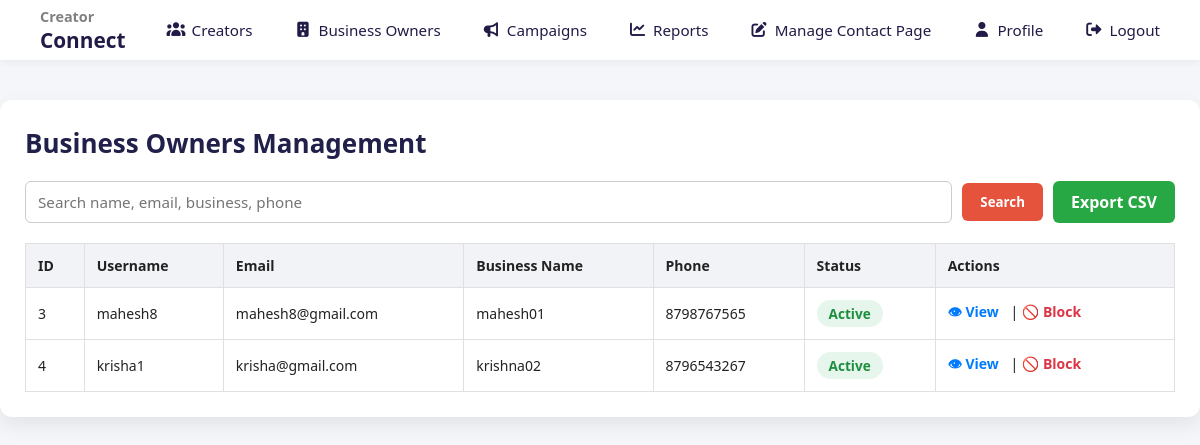
The app's page /Admin/admin_business_owners.php (signed in) with its own data.
### tables this page shows
CREATE TABLE IF NOT EXISTS `business_owners` (
  `business_id` int NOT NULL AUTO_INCREMENT,
  `user_id` int NOT NULL,
  `business_name` varchar(150) DEFAULT NULL,
  `owner_full_name` varchar(100) DEFAULT NULL,
  `phone` varchar(15) DEFAULT NULL,
  `created_at` timestamp NULL DEFAULT CURRENT_TIMESTAMP,
  PRIMARY KEY (`business_id`),
  KEY `fk_business_user` (`user_id`)
);

CREATE TABLE IF NOT EXISTS `users_login` (
  `UserId` int NOT NULL AUTO_INCREMENT,
  `UserType` varchar(20) NOT NULL,
  `Email` varchar(150) NOT NULL,
  `UserName` varchar(50) NOT NULL,
  `Password` varchar(255) DEFAULT NULL,
  `oauth_provider` varchar(50) DEFAULT NULL,
  `oauth_id` varchar(100) DEFAULT NULL,
  `force_password_change` tinyint(1) DEFAULT '0',
  `created_at` timestamp NULL DEFAULT CURRENT_TIMESTAMP,
  `Status` enum('active','blocked') DEFAULT 'active',
  `reset_token` varchar(255) DEFAULT NULL,
  `reset_token_expiry` datetime DEFAULT NULL,
  PRIMARY KEY (`UserId`),
  UNIQUE KEY `UserName` (`UserName`)
);

### Admin/admin_business_owners.php (the view, shortened to what this page needs)
<?php
require_once __DIR__ . '/../Common Files/config.php';
$search = trim($_GET['search'] ?? '');
$sql = "
SELECT
    u.UserId,
    u.UserName,
    u.Email,
    u.Status,
    b.phone,
    b.business_name
FROM users_login u
LEFT JOIN business_owners b ON u.UserId = b.user_id
WHERE u.UserType='promoter'
";
$result = $conn->query($sql);
?>
<!DOCTYPE html>
<html>
<head>
    <link rel="stylesheet" href="admin_business_owners.css">
    <link rel="stylesheet"
          href="https://cdnjs.cloudflare.com/ajax/libs/font-awesome/7.0.0/css/all.min.css">
</head>
<body>
<?php include(__DIR__ . '/../Common Files/navbar.php'); ?>
<div class="main-content">
<h1>Business Owners Management</h1>
<form method="get">
    <input type="text" name="search"
           placeholder="Search name, email, business, phone"
           value="<?= htmlspecialchars($search) ?>">
    <button type="submit">Search</button>
    <a href="?export=1" class="btn">Export CSV</a>
</form>
<table>
<tr>
    <th>ID</th>
    <th>Username</th>
    <th>Email</th>
    <th>Business Name</th>
    <th>Phone</th>
    <th>Status</th>
    <th>Actions</th>
</tr>
<?php while($row = $result->fetch_assoc()): ?>
<tr>
    <td><?= $row['UserId'] ?></td>
    <td><?= htmlspecialchars($row['UserName']) ?></td>
    <td><?= htmlspecialchars($row['Email']) ?></td>
    <td><?= htmlspecialchars($row['business_name'] ?? '—') ?></td>
    <td><?= htmlspecialchars($row['phone'] ?? '—') ?></td>
    <td>
        <span class="badge <?= $row['Status'] ?>">
            <?= ucfirst($row['Status']) ?>
        </span>
    </td>
    <td>
        <a class="view"
           href="admin_view_business_owner.php?id=<?= $row['UserId'] ?>">
            👁 View
        </a>
        |
        <a class="toggle"
           href="?toggle=<?= $row['UserId'] ?>"
           onclick="return confirm('Are you sure?')">
           <?= $row['Status']==='active' ? '🚫 Block' : '✅ Unblock' ?>
        </a>
    </td>
</tr>
<?php endwhile; ?>
</table>
</div>
</body>
</html>

### Common Files/navbar.php (shortened to what this page needs)
<?php
$userType = isset($_SESSION['UserType']) ? strtolower($_SESSION['UserType']) : null;
?>
<link rel="stylesheet" href="../Common Files/navbar.css">
<link rel="stylesheet" href="https://cdnjs.cloudflare.com/ajax/libs/font-awesome/7.0.0/css/all.min.css">
<header>
  <div class="navbar">
    <div class="nav-logo">
      <div class="logo">
        <h4>Creator</h4>
        <h3>Connect</h3>
      </div>
    </div>
    <?php if ($userType === 'admin'): ?>
      <div class="nav-item">
        <i class="fa-solid fa-users"></i>
        <a href="../Admin/admin_creators.php">Creators</a>
      </div>
      <div class="nav-item">
        <i class="fa-solid fa-building"></i>
        <a href="../Admin/admin_business_owners.php">Business Owners</a>
      </div>
      <div class="nav-item">
        <i class="fa-solid fa-bullhorn"></i>
        <a href="../Admin/manage_campaigns.php">Campaigns</a>
      </div>
      <div class="nav-item">
        <i class="fa-solid fa-chart-line"></i>
        <a href="../Admin/admin_dashboard.php">Reports</a>
      </div>
<div class="nav-item">
  <i class="fa-solid fa-pen-to-square"></i>
  <a href="../Admin/manage_contact.php">Manage Contact Page</a>
</div>
      <div class="nav-item">
        <i class="fa-solid fa-user"></i>
        <a href="../Admin/admin_profile.php">Profile</a>
      </div>
      <div class="nav-item">
        <i class="fa-solid fa-right-from-bracket"></i>
        <a href="../Authentication/Logout.php">Logout</a>
      </div>
    <?php endif; ?>
  </div>
</header>

### Admin/admin_business_owners.css (style rules this page uses)
* { margin: 0; padding: 0; box-sizing: border-box; font-family: 'Segoe UI', Tahoma, Arial, sans-serif; }
body { background: #f4f6f9; color: #222; }
.main-content { max-width: 1200px; margin: 30px auto; background: #ffffff; padding: 25px; border-radius: 12px; box-shadow: 0 8px 20px rgba(0,0,0,0.08); }
.main-content h1 { margin-bottom: 20px; font-size: 26px; color: #20204a; }
form { display: flex; gap: 10px; align-items: center; margin-bottom: 20px; }
form input[type="text"] { flex: 1; padding: 10px 12px; border: 1px solid #ccc; border-radius: 6px; font-size: 0.95rem; }
form button { padding: 10px 18px; background: #e5533d; border: none; color: #fff; border-radius: 6px; cursor: pointer; font-weight: 600; }
form .btn { padding: 10px 18px; background: #28a745; color: #fff; border-radius: 6px; text-decoration: none; font-weight: 600; }
table { width: 100%; border-collapse: collapse; border: 1px solid #ddd; }
table th, table td { padding: 12px; text-align: left; font-size: 14px; border: 1px solid #e0e0e0; }
table th { background: #f2f3f7; font-weight: bold; }
.badge { padding: 4px 12px; border-radius: 20px; font-size: 0.85rem; font-weight: bold; display: inline-block; }
.badge.active { background: #e6f6ec; color: #1e8e3e; }
td a { text-decoration: none; font-size: 14px; font-weight: 600; margin-right: 8px; }
td a.view { color: #007bff; }
td a.toggle { color: #dc3545; }

### Common Files/navbar.css (style rules this page uses)
* { margin: 0; padding: 0; box-sizing: border-box; font-family: "Segoe UI", sans-serif; }
.navbar { height: 60px; background: #ffffff; display: flex; align-items: center; justify-content: space-between; padding: 0 40px; position: fixed; top: 0; width: 100%; z-index: 1000; box-shadow: 0 2px 8px rgba(0,0,0,0.06); }
.nav-logo { display: flex; align-items: center; }
.logo h4 { font-size: 0.9rem; color: grey; margin: 0; }
.logo h3 { font-size: 1.3rem; color: rgb(32, 27, 71); margin: 0; font-weight: 700; }
.nav-item { display: flex; align-items: center; gap: 6px; }
.nav-item i { color: rgb(32, 27, 71); font-size: 0.95rem; }
.nav-item a, .nav-auth a { text-decoration: none; font-size: 0.95rem; color: rgb(32, 27, 71); font-weight: 500; transition: color 0.2s ease; }
body { padding-top: 70px; }

### records on screen
business_owners: user.UserId "3", user.UserName "mahesh8", user.Email "mahesh8@gmail.com", business_name "mahesh01", phone "8798767565", user.Status "Active"
business_owners: user.UserId "4", user.UserName "krisha1", user.Email "krisha@gmail.com", business_name "krishna02", phone "8796543267", user.Status "Active"
